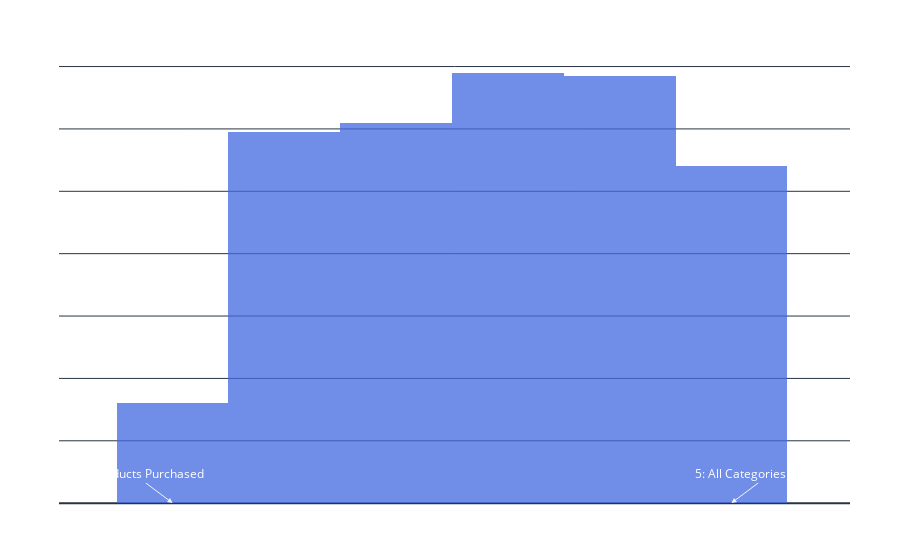

Write notebook code for a chart like this one.
### Code cell
import pandas as pd
import plotly.graph_objects as go

# Load your dataset
df = pd.read_csv("Dataset.csv", encoding="ISO-8859-1")

# Step 1: Convert 'YES' to 1 and 'NO' to 0
product_columns = [
    'Product_Category_Appliances', 'Product_Category_Electronics',
    'Product_Category_Groceries', 'Product_Category_Personal_Care',
    'Product_Category_Clothing'
]

# Replace 'YES' with 1 and 'NO' with 0
df[product_columns] = df[product_columns].replace({'YES': 1, 'NO': 0})

# Step 2: Calculate the number of products purchased per customer
df['Products_Purchased_Before'] = df[product_columns].sum(axis=1)

# Step 3: Create an advanced Plotly graph with custom annotations
fig = go.Figure()

# Add histogram trace
fig.add_trace(go.Histogram(
    x=df['Products_Purchased_Before'],
    nbinsx=6,  # Set the number of bins
    marker=dict(color='royalblue'),
    opacity=0.75
))

# Add annotations for 0 and 5
fig.add_annotation(
    x=0,
    y=0.05,  # Adjust based on your data scale
    text="0: No Products Purchased",
    showarrow=True,
    arrowhead=2,
    ax=-40,
    ay=-30,
    font=dict(size=12, color="white"),
    align="center",
)

fig.add_annotation(
    x=5,
    y=0.05,  # Adjust based on your data scale
    text="5: All Categories Purchased",
    showarrow=True,
    arrowhead=2,
    ax=40,
    ay=-30,
    font=dict(size=12, color="white"),
    align="center",
)

# Update layout for a more polished look
fig.update_layout(
    title="Product Purchases Before Recommendations",
    xaxis_title="Number of Products Purchased",
    yaxis_title="Frequency",
    template="plotly_dark",
    showlegend=False,
    plot_bgcolor="rgba(0, 0, 0, 0)",
    paper_bgcolor="rgba(0, 0, 0, 0)",
    font=dict(color="white"),
    margin=dict(t=50, b=50, l=50, r=50),
)

# Show the plot
fig.show()

### Figure 1 — Plotly figure (JSON) as saved in the notebook; plotly's stock layout.template omitted (floating-point values rounded to 4 significant figures; data arrays with more than 128 entries replaced by an {"elided": "..."} marker saying what was removed)
{"data": [{"marker": {"color": "royalblue"}, "nbinsx": 6, "opacity": 0.75, "type": "histogram", "x": {"elided": "656 int values"}}], "layout": {"annotations": [{"align": "center", "arrowhead": 2, "ax": -40, "ay": -30, "font": {"color": "white", "size": 12}, "showarrow": true, "text": "0: No Products Purchased", "x": 0, "y": 0.05}, {"align": "center", "arrowhead": 2, "ax": 40, "ay": -30, "font": {"color": "white", "size": 12}, "showarrow": true, "text": "5: All Categories Purchased", "x": 5, "y": 0.05}], "font": {"color": "white"}, "margin": {"b": 50, "l": 50, "r": 50, "t": 50}, "paper_bgcolor": "rgba(0, 0, 0, 0)", "plot_bgcolor": "rgba(0, 0, 0, 0)", "showlegend": false, "title": {"text": "Product Purchases Before Recommendations"}, "xaxis": {"title": {"text": "Number of Products Purchased"}}, "yaxis": {"title": {"text": "Frequency"}}}}
